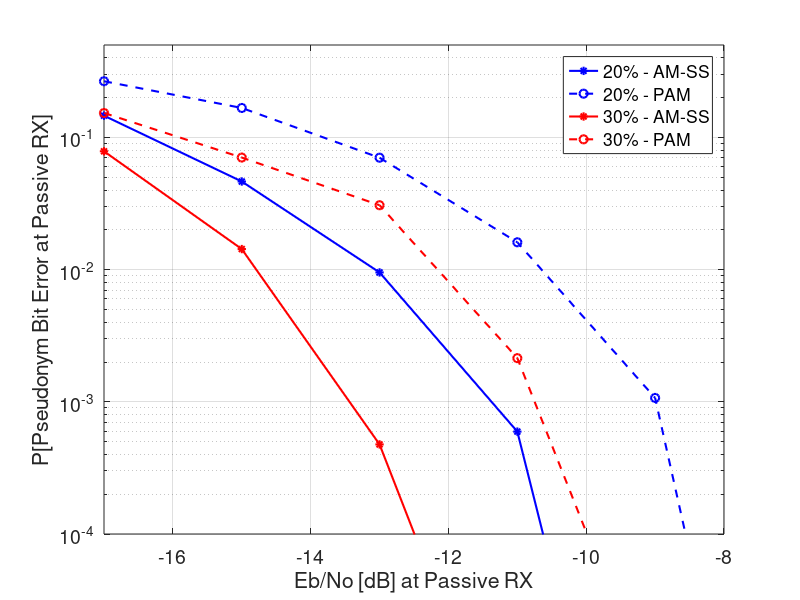

Reproduce this figure in MATLAB.

% SIMULATION FOR PAM BASED WATERMARKING ON 4 QAM OFDM SIGNALS
% SIMULATION PLOTS ARE ALSO COMPARED WITH EXPERIMENTAL RESULTS
% This algorithm plots the probability of pseudon bit error Vs Eb/No

close all;
clear all;

figure()

% m = 0.2 new algorithm
x = [-20,-19,-17,-15,-13,-11,-10];
pb_error = [3.17e-01, 2.87e-01, 1.46e-01, 4.64e-02, 9.52e-03, 5.95e-04, 5.0e-6];
semilogy(x, pb_error,'b-*', 'LineWidth',1.5);
hold on

% m = 0.2 simple PAM
x = [-17,-15,-13,-11,-9,-8];
pb_error = [2.66e-01, 1.67e-01, 7.02e-02, 1.61e-02, 1.07e-03, 5.0e-06];
semilogy(x, pb_error,'b--o', 'LineWidth',1.5);
hold on

% m = 0.3 with new algorithm
x = [-20,-19,-17,-15,-13,-11];
pb_error = [2.43e-01, 2.11e-01, 7.85e-02, 1.43e-02, 4.76e-04, 1.0e-6];
semilogy(x, pb_error,'r-*', 'LineWidth',1.5);
hold on

% m = 0.3 simple PAM
x = [-17,-15,-13,-11,-9];
pb_error = [1.53e-01,7.04e-02,3.07e-02,2.14e-03,5.0e-06];
semilogy(x, pb_error,'r--o', 'LineWidth',1.5);
hold off

grid
set(gca,'FontSize',14)
set(gca,'ylim',[1e-4, .5])
set(gca,'xlim',[-17, -8])
xlabel('Eb/No [dB] at Passive RX')
ylabel('P[Pseudonym Bit Error at Passive RX]')
legend('20% - AM-SS','20% - PAM','30% - AM-SS','30% - PAM')
%title('Simulation Vs Experimental Results')
